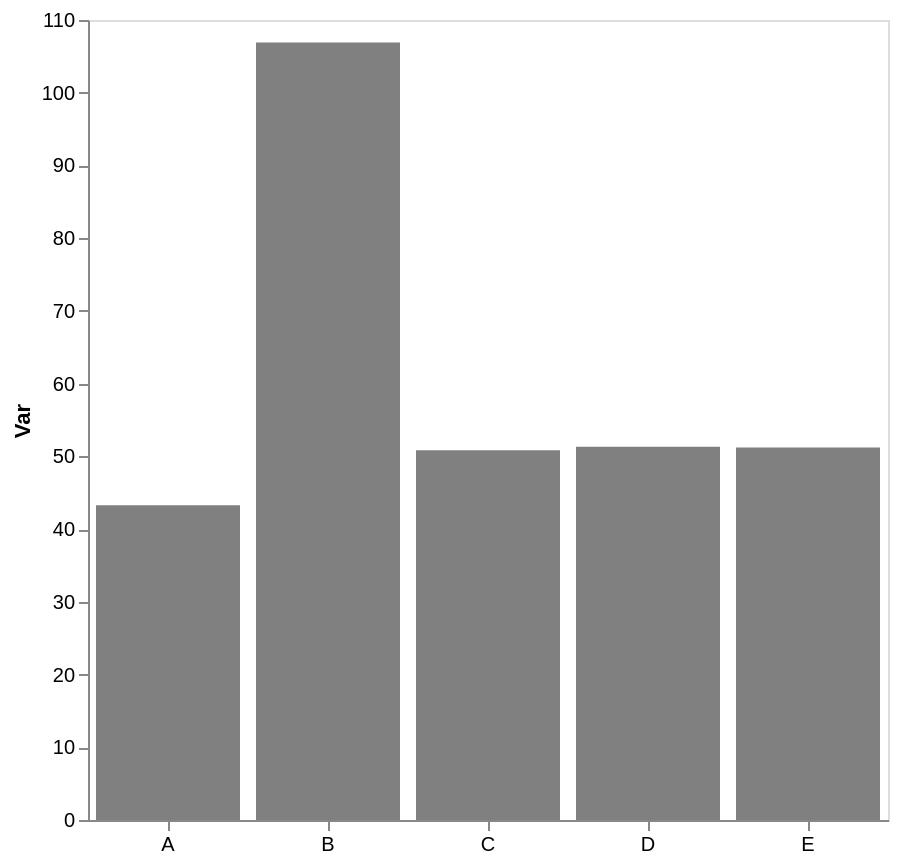

Vega-Lite specification for this chart:
### Vega-Lite specification from a JSON file in a GitHub repository (floating-point values rounded to 4 significant figures)
{"config": {"view": {"continuousWidth": 300, "continuousHeight": 300}, "axis": {"grid": false}, "bar": {"color": "gray"}}, "data": {"name": "data-dc06ff93fee01599dad96d3e28763dfe"}, "mark": {"type": "bar"}, "encoding": {"x": {"axis": {"labelAngle": 0, "title": null}, "field": "cat", "type": "nominal"}, "y": {"aggregate": "mean", "axis": {"title": "Var"}, "field": "var1", "type": "quantitative"}}, "height": 400, "width": 400, "$schema": "https://vega.github.io/schema/vega-lite/v5.17.0.json", "datasets": {"data-dc06ff93fee01599dad96d3e28763dfe": [{"cat": "A", "var1": 44.02, "var2": 45.28}, {"cat": "E", "var1": 49.42, "var2": 51.35}, {"cat": "B", "var1": 122.0, "var2": 45.19}, {"cat": "A", "var1": 42.53, "var2": 50.19}, {"cat": "B", "var1": 118.2, "var2": 61.25}, {"cat": "B", "var1": 86.41, "var2": 57.88}, {"cat": "B", "var1": 111.7, "var2": 48.55}, {"cat": "C", "var1": 37.47, "var2": 45.72}, {"cat": "D", "var1": 51.33, "var2": 46.17}, {"cat": "B", "var1": 96.11, "var2": 39.5}, {"cat": "C", "var1": 64.22, "var2": 61.38}, {"cat": "E", "var1": 52.99, "var2": 54.94}]}}
